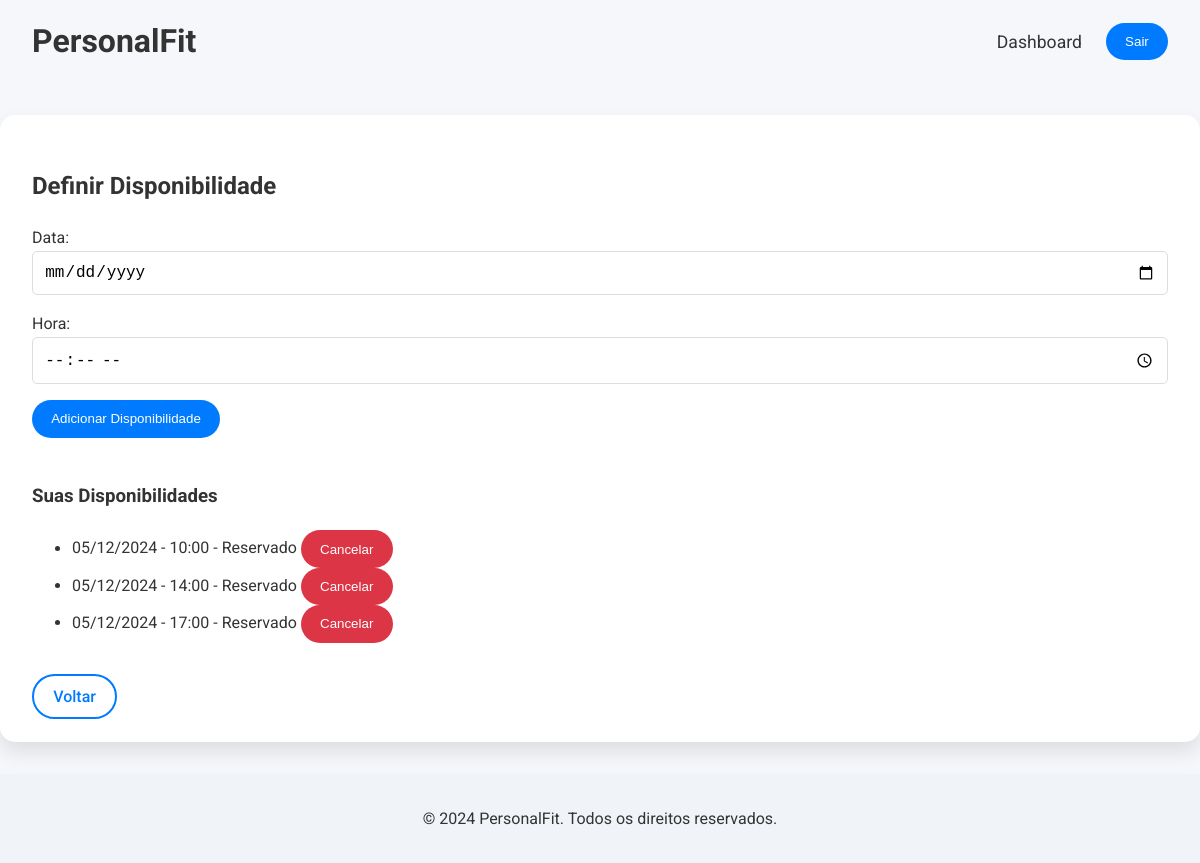
/teacher-dashboard/define-availability/ (signed in), run on the app's committed database.
### pe_evaluation/models.py (models this page shows, shortened)
class Availability(models.Model):
    teacher = models.ForeignKey(User, on_delete=models.CASCADE, related_name='availabilities')
    date = models.DateField()
    time = models.TimeField()
    is_booked = models.BooleanField(default=False)

### pe_evaluation/views.py (the view, shortened to what this page needs)
# urls.py: path('teacher-dashboard/define-availability/', views.define_availability, name='define_availability'),
@login_required
@user_passes_test(is_teacher)
def define_availability(request):
    current_datetime = timezone.now()
    availabilities = Availability.objects.filter(
        teacher=request.user,
        date__gte=current_datetime.date()
    ).order_by('date', 'time')
    if availabilities.filter(date=current_datetime.date()).exists():
        availabilities = availabilities.exclude(
            date=current_datetime.date(),
            time__lte=current_datetime.time()
        )
    return render(request, 'define_availability.html', {
        'availabilities': availabilities,
        'now': timezone.now()
    })

### pe_evaluation/views.py (called while the page is built)
def is_teacher(user):
    return user.is_authenticated and (user.is_staff or user.is_superuser)

### pe_evaluation/templates/define_availability.html (shortened to what this page needs)
{% extends 'base.html' %}
{% block content %}
<div class="container">
    <h2>Definir Disponibilidade</h2>
    <form id="availability-form" method="post">
        <div class="form-group">
            <label for="id_date">Data:</label>
            <input type="date"
                   name="date"
                   id="id_date"
                   class="form-control"
                   required
                   min="{{ now|date:'Y-m-d' }}">
        </div>
        <div class="form-group">
            <label for="id_time">Hora:</label>
            <input type="time"
                   name="time"
                   id="id_time"
                   class="form-control"
                   required>
        </div>
        <button type="submit" id="availability-submit" class="btn">Adicionar Disponibilidade</button>
    </form>
    <br>
    <h3>Suas Disponibilidades</h3>
    <div class="availability-list">
        {% if availabilities %}
            <ul>
                {% for availability in availabilities %}
                    <li>
                        {{ availability.date|date:"d/m/Y" }} - {{ availability.time|time:"H:i" }} -
                        {% if availability.is_booked %}
                            Reservado
                        {% else %}
                            Disponível
                        {% endif %}
                        <form id="delete-availability-{{ availability.id }}"
                              method="post"
                              action="{% url 'delete_availability' availability.id %}"
                              style="display:inline;">
                            <button type="submit" class="btn btn-small btn-danger">Cancelar</button>
                        </form>
                    </li>
                {% endfor %}
            </ul>
        {% else %}
            <p>Você ainda não definiu nenhuma disponibilidade.</p>
        {% endif %}
    </div>
    <br>
    <a href="{% url 'teacher_dashboard' %}" class="btn-outline">Voltar</a>
</div>
{% endblock %}

### pe_evaluation/static/css/style.css (style rules this page uses)
body { font-family: 'Roboto', sans-serif; line-height: 1.6; margin: 0; color: #333; background-color: #f5f7fa; display: flex; flex-direction: column; min-height: 100vh; }
.container, .dashboard-container { max-width: 1200px; margin: 2rem auto; padding: 2rem; background: #ffffff; border-radius: 15px; box-shadow: 0 10px 20px rgba(0, 0, 0, 0.1); }
.btn, nav ul li a.btn { background-color: #007BFF; color: #fff; padding: 0.7rem 1.2rem; border: none; border-radius: 50px; cursor: pointer; font-weight: 500; text-decoration: none; transition: background-color 0.3s, transform 0.3s; }
.btn-outline { background-color: transparent; color: #007BFF; border: 2px solid #007BFF; padding: 0.7rem 1.2rem; border-radius: 50px; text-decoration: none; font-weight: 500; transition: all 0.3s; }
.btn-danger { background-color: #dc3545; color: #fff; }
input, select, textarea { width: 100%; padding: 0.7rem; margin-bottom: 1rem; border: 1px solid #ddd; border-radius: 5px; box-sizing: border-box; font-size: 1rem; transition: border-color 0.3s, box-shadow 0.3s; }

### data on the page
Availability: date "05/12/2024", time "10:00", is_booked "Reservado"
Availability: date "05/12/2024", time "14:00", is_booked "Reservado"
Availability: date "05/12/2024", time "17:00", is_booked "Reservado"
